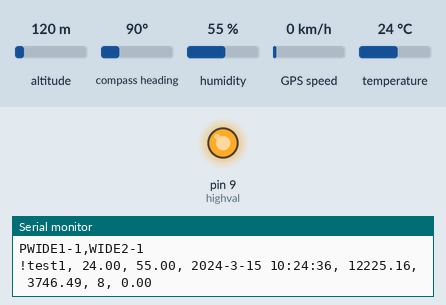
Simulated run of this sketch. Board: Arduino Uno, built with avr-gcc and run on an emulated ATmega328P. Parts: output pins drawn as LEDs (lit = HIGH), the last lines printed to the serial monitor. Inputs (shaded band) come from the test bench; at power-on: altitude 120 m, compass heading 90°, humidity 55 %, GPS speed 0 km/h, temperature 24 °C. The GPS gets a fix after 3 s at 37.7749, -122.4194 with 8 satellites.

Above: at 7.5 s.
At 14.0 s:
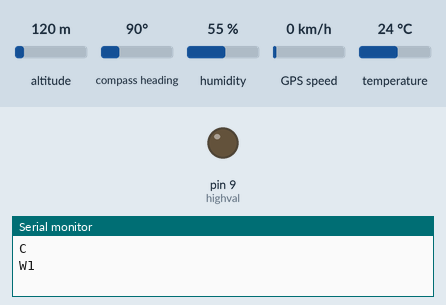
Timing chart, 0 to 23.0 s (numbered marks = the images above):
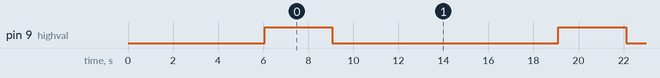

Measured:
- by itself, pin 9 (highval): alternates HIGH for 3.0 s and LOW for 10.0 s

The sketch:

previous_final.ino
```cpp
#include <Adafruit_GPS.h>
#include <SoftwareSerial.h>
#include "dht.h"
#define dht_apin A0 // Analog Pin sensor is connected to

dht DHT;
int highval = 9;
int count = 0;

// Connect the GPS TX (transmit) pin to Digital 8
// Connect the GPS RX (receive) pin to Digital 7
SoftwareSerial mySerial(7, 8);
Adafruit_GPS GPS(&mySerial);
// Set GPSECHO to 'false' to turn off echoing the GPS data to the Serial console
// Set to 'true' if you want to debug and listen to the raw GPS sentences
#define GPSECHO  false

void setup()
{
  // connect at 115200 so we can read the GPS fast enough and echo without dropping chars
  // also spit it out
  Serial.begin(115200);
  delay(5000);
  // 9600 NMEA is the default baud rate for Adafruit MTK GPS's- some use 4800
  GPS.begin(9600);
  GPS.sendCommand(PMTK_SET_NMEA_OUTPUT_RMCGGA);

  // Set the update rate
  GPS.sendCommand(PMTK_SET_NMEA_UPDATE_1HZ);   // 1 Hz update rate

  // Request updates on antenna status, comment out to keep quiet
  GPS.sendCommand(PGCMD_ANTENNA);

  delay(1000);
  // Ask for firmware version
  mySerial.println(PMTK_Q_RELEASE);

  Serial.begin(4800);
  Serial.println("C");
  delay(3);
  Serial.print("MW1AW\r\n");               //SET YOUR CALLSIGN HERE, HERE YOU SEE W1AW
  delay(10);
  Serial.print("PWIDE1-1,WIDE2-1\r\n");    //SET DIGIPATH HERE
  delay(10);
  pinMode(highval, OUTPUT);
  delay(10);
}

uint32_t timer = millis();
void loop()                     // run over and over again
{
  char c = GPS.read();
  DHT.read11(dht_apin);

  if (GPS.newNMEAreceived()) {
    if (!GPS.parse(GPS.lastNMEA()))
      return;
  }

  if (timer > millis())
    timer = millis();
  String date_time;

  if (millis() - timer > 2000) {
    timer = millis(); // reset the timer

    date_time.concat("20");
    date_time.concat(GPS.year); date_time.concat('-');
    date_time.concat(GPS.month); date_time.concat('-');
    date_time.concat(GPS.day);
    date_time.concat(" ");

    if (GPS.hour < 10) {
      date_time.concat("0");
    }
    date_time.concat(GPS.hour);
    date_time.concat(":");

    if (GPS.minute < 10) {
      date_time.concat("0");
    }
    date_time.concat(GPS.minute);
    date_time.concat(":");

    if (GPS.seconds < 10) {
      date_time.concat("0");
    }
    date_time.concat(GPS.seconds);
  }

//  StaticJsonDocument<200> doc;
  String data = "";
  count++;

  data = data + "test"+(String)count + ", ";
  data = data + (String)DHT.temperature + ", ";
  data = data + (String)DHT.humidity + ", ";
  data = data + date_time + ", ";
  data = data + (String)GPS.longitude + ", ";
  data = data + (String)GPS.latitude + ", ";
  int sate = (int)GPS.satellites;
  data = data + (String)sate + ", ";
  data = data + (String)GPS.speed;

//  serializeJsonPretty(doc, Serial);
//  Serial.print("Location: ");
//  Serial.print(GPS.latitude, 4); Serial.print(GPS.lat);
//  Serial.print(", ");
//  Serial.print(GPS.longitude, 4); Serial.println(GPS.lon);
//
//  Serial.print("Speed (knots): "); Serial.println(GPS.speed);
//  Serial.print("Angle: "); Serial.println(GPS.angle);
//  Serial.print("Altitude: "); Serial.println(GPS.altitude);
//  Serial.print("Satellites: "); Serial.println((int)GPS.satellites);


// trasmit

  digitalWrite(highval, HIGH);
  Serial.print("!");
  Serial.print(data);
  Serial.print("\r\n");
  delay(3000);
  digitalWrite(highval, LOW);

  Serial.println("C");
  delay(10);
  Serial.print("W");
  Serial.println(count);
  delay(10000);
}
```
